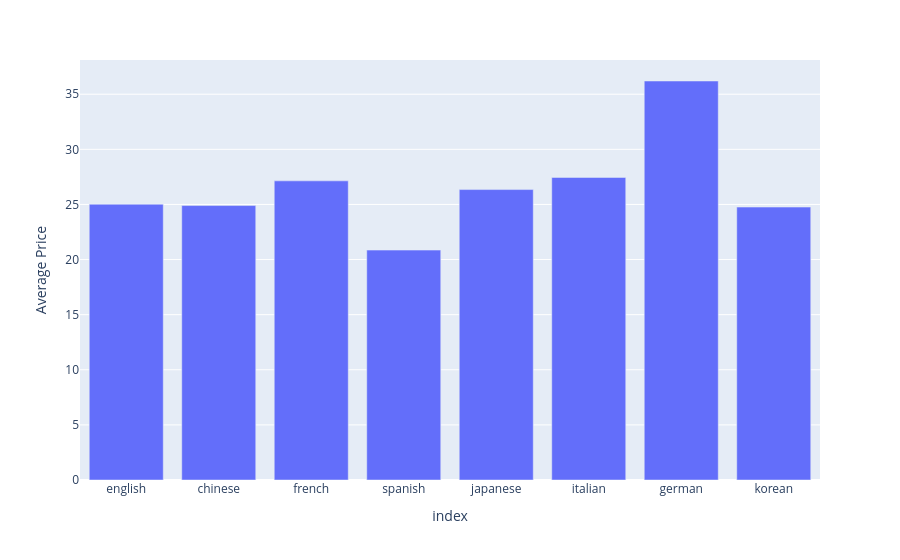

The notebook cell saved with this chart:
### Code cell
average_price = {}
median_price = {}

for language in retrieved_languages:
    median = df_pro_course[df_pro_course['language'] == language]['session_price'].median()
    mean = df_pro_course[df_pro_course['language'] == language]['session_price'].mean()
    average_price[language] = round(mean)/100
    median_price[language] = round(median)/100

df_average_price = pd.DataFrame.from_dict(average_price, orient="index", columns=["Average Price"])
df_average_price
fig = px.bar(df_average_price, y='Average Price')
fig.show()

### Figure 1 — Plotly figure (JSON) as saved in the notebook; plotly's stock layout.template omitted (floating-point values rounded to 4 significant figures)
{"data": [{"hovertemplate": "index=%{x}<br>Average Price=%{y}<extra></extra>", "legendgroup": "", "marker": {"color": "#636efa", "pattern": {"shape": ""}}, "name": "", "orientation": "v", "showlegend": false, "textposition": "auto", "type": "bar", "x": ["english", "chinese", "french", "spanish", "japanese", "italian", "german", "korean"], "xaxis": "x", "y": [25.02, 24.9, 27.14, 20.86, 26.35, 27.45, 36.2, 24.76], "yaxis": "y"}], "layout": {"barmode": "relative", "legend": {"tracegroupgap": 0}, "margin": {"t": 60}, "xaxis": {"anchor": "y", "domain": [0, 1], "title": {"text": "index"}}, "yaxis": {"anchor": "x", "domain": [0, 1], "title": {"text": "Average Price"}}}}
